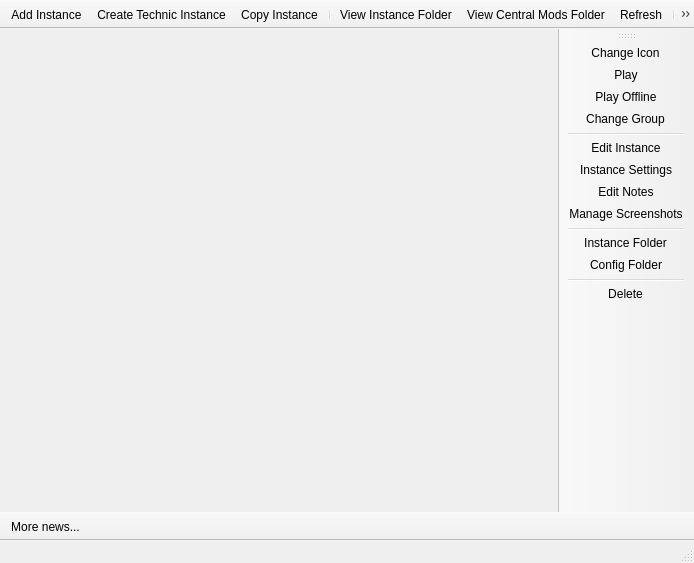
<?xml version="1.0" encoding="UTF-8"?>
<ui version="4.0">
 <class>MainWindow</class>
 <widget class="QMainWindow" name="MainWindow">
  <property name="geometry">
   <rect>
    <x>0</x>
    <y>0</y>
    <width>694</width>
    <height>563</height>
   </rect>
  </property>
  <property name="windowTitle">
   <string>MultiMC 5</string>
  </property>
  <property name="windowIcon">
   <iconset theme="multimc"/>
  </property>
  <widget class="QWidget" name="centralWidget">
   <layout class="QHBoxLayout" name="horizontalLayout">
    <property name="spacing">
     <number>0</number>
    </property>
    <property name="sizeConstraint">
     <enum>QLayout::SetDefaultConstraint</enum>
    </property>
    <property name="leftMargin">
     <number>0</number>
    </property>
    <property name="topMargin">
     <number>0</number>
    </property>
    <property name="rightMargin">
     <number>0</number>
    </property>
    <property name="bottomMargin">
     <number>0</number>
    </property>
   </layout>
  </widget>
  <widget class="QToolBar" name="mainToolBar">
   <property name="windowTitle">
    <string>Main Toolbar</string>
   </property>
   <property name="movable">
    <bool>false</bool>
   </property>
   <property name="allowedAreas">
    <set>Qt::TopToolBarArea</set>
   </property>
   <property name="toolButtonStyle">
    <enum>Qt::ToolButtonIconOnly</enum>
   </property>
   <property name="floatable">
    <bool>false</bool>
   </property>
   <attribute name="toolBarArea">
    <enum>TopToolBarArea</enum>
   </attribute>
   <attribute name="toolBarBreak">
    <bool>false</bool>
   </attribute>
   <addaction name="actionAddInstance"/>
   <addaction name="actionTechnicInstance"/>
   <addaction name="actionCopyInstance"/>
   <addaction name="separator"/>
   <addaction name="actionViewInstanceFolder"/>
   <addaction name="actionViewCentralModsFolder"/>
   <addaction name="actionRefresh"/>
   <addaction name="separator"/>
   <addaction name="actionCheckUpdate"/>
   <addaction name="actionSettings"/>
   <addaction name="separator"/>
   <addaction name="actionReportBug"/>
   <addaction name="actionAbout"/>
   <addaction name="separator"/>
   <addaction name="actionPatreon"/>
   <addaction name="actionCAT"/>
  </widget>
  <widget class="QStatusBar" name="statusBar"/>
  <widget class="QToolBar" name="instanceToolBar">
   <property name="enabled">
    <bool>true</bool>
   </property>
   <property name="windowTitle">
    <string>Instance Toolbar</string>
   </property>
   <property name="allowedAreas">
    <set>Qt::LeftToolBarArea|Qt::RightToolBarArea</set>
   </property>
   <property name="iconSize">
    <size>
     <width>80</width>
     <height>80</height>
    </size>
   </property>
   <property name="toolButtonStyle">
    <enum>Qt::ToolButtonIconOnly</enum>
   </property>
   <property name="floatable">
    <bool>false</bool>
   </property>
   <attribute name="toolBarArea">
    <enum>RightToolBarArea</enum>
   </attribute>
   <attribute name="toolBarBreak">
    <bool>false</bool>
   </attribute>
   <addaction name="actionChangeInstIcon"/>
   <addaction name="actionLaunchInstance"/>
   <addaction name="actionLaunchInstanceOffline"/>
   <addaction name="actionChangeInstGroup"/>
   <addaction name="separator"/>
   <addaction name="actionEditInstance"/>
   <addaction name="actionInstanceSettings"/>
   <addaction name="actionEditInstNotes"/>
   <addaction name="actionScreenshots"/>
   <addaction name="separator"/>
   <addaction name="actionViewSelectedInstFolder"/>
   <addaction name="actionConfig_Folder"/>
   <addaction name="separator"/>
   <addaction name="actionDeleteInstance"/>
  </widget>
  <widget class="QToolBar" name="newsToolBar">
   <property name="windowTitle">
    <string>News Toolbar</string>
   </property>
   <property name="movable">
    <bool>false</bool>
   </property>
   <property name="allowedAreas">
    <set>Qt::BottomToolBarArea</set>
   </property>
   <property name="iconSize">
    <size>
     <width>16</width>
     <height>16</height>
    </size>
   </property>
   <property name="toolButtonStyle">
    <enum>Qt::ToolButtonTextBesideIcon</enum>
   </property>
   <property name="floatable">
    <bool>false</bool>
   </property>
   <attribute name="toolBarArea">
    <enum>BottomToolBarArea</enum>
   </attribute>
   <attribute name="toolBarBreak">
    <bool>false</bool>
   </attribute>
   <addaction name="actionMoreNews"/>
  </widget>
  <action name="actionAddInstance">
   <property name="icon">
    <iconset theme="new">
     <normaloff/>
    </iconset>
   </property>
   <property name="text">
    <string>Add Instance</string>
   </property>
   <property name="toolTip">
    <string>Add a new instance.</string>
   </property>
   <property name="statusTip">
    <string>Add a new instance.</string>
   </property>
  </action>
  <action name="actionViewInstanceFolder">
   <property name="icon">
    <iconset theme="viewfolder">
     <normaloff/>
    </iconset>
   </property>
   <property name="text">
    <string>View Instance Folder</string>
   </property>
   <property name="toolTip">
    <string>Open the instance folder in a file browser.</string>
   </property>
   <property name="statusTip">
    <string>Open the instance folder in a file browser.</string>
   </property>
  </action>
  <action name="actionRefresh">
   <property name="icon">
    <iconset theme="refresh">
     <normaloff/>
    </iconset>
   </property>
   <property name="text">
    <string>Refresh</string>
   </property>
   <property name="toolTip">
    <string>Reload the instance list.</string>
   </property>
   <property name="statusTip">
    <string>Reload the instance list.</string>
   </property>
  </action>
  <action name="actionViewCentralModsFolder">
   <property name="icon">
    <iconset theme="centralmods">
     <normaloff/>
    </iconset>
   </property>
   <property name="text">
    <string>View Central Mods Folder</string>
   </property>
   <property name="toolTip">
    <string>Open the central mods folder in a file browser.</string>
   </property>
   <property name="statusTip">
    <string>Open the central mods folder in a file browser.</string>
   </property>
  </action>
  <action name="actionCheckUpdate">
   <property name="icon">
    <iconset theme="checkupdate">
     <normaloff/>
    </iconset>
   </property>
   <property name="text">
    <string>Check for Updates</string>
   </property>
   <property name="toolTip">
    <string>Check for new updates for MultiMC</string>
   </property>
   <property name="statusTip">
    <string>Check for new updates for MultiMC</string>
   </property>
  </action>
  <action name="actionSettings">
   <property name="icon">
    <iconset theme="settings">
     <normaloff/>
    </iconset>
   </property>
   <property name="text">
    <string>Settings</string>
   </property>
   <property name="toolTip">
    <string>Change settings.</string>
   </property>
   <property name="statusTip">
    <string>Change settings.</string>
   </property>
   <property name="menuRole">
    <enum>QAction::PreferencesRole</enum>
   </property>
  </action>
  <action name="actionReportBug">
   <property name="icon">
    <iconset theme="bug">
     <normaloff/>
    </iconset>
   </property>
   <property name="text">
    <string>Report a Bug</string>
   </property>
   <property name="toolTip">
    <string>Open the bug tracker to report a bug with MultiMC.</string>
   </property>
   <property name="statusTip">
    <string>Open the bug tracker to report a bug with MultiMC.</string>
   </property>
  </action>
  <action name="actionPatreon">
   <property name="icon">
    <iconset theme="patreon">
     <normaloff/>
    </iconset>
   </property>
   <property name="text">
    <string>Support us on Patreon!</string>
   </property>
   <property name="toolTip">
    <string>Open the MultiMC Patreon page.</string>
   </property>
   <property name="statusTip">
    <string>Open the MultiMC Patreon page.</string>
   </property>
  </action>
  <action name="actionMoreNews">
   <property name="icon">
    <iconset theme="news">
     <normaloff/>
    </iconset>
   </property>
   <property name="text">
    <string>More News</string>
   </property>
   <property name="iconText">
    <string>More news...</string>
   </property>
   <property name="toolTip">
    <string>Open the MultiMC development blog to read more news about MultiMC.</string>
   </property>
   <property name="statusTip">
    <string>Open the MultiMC development blog to read more news about MultiMC.</string>
   </property>
  </action>
  <action name="actionAbout">
   <property name="icon">
    <iconset theme="about">
     <normaloff/>
    </iconset>
   </property>
   <property name="text">
    <string>About MultiMC</string>
   </property>
   <property name="toolTip">
    <string>View information about MultiMC.</string>
   </property>
   <property name="statusTip">
    <string>About MultiMC</string>
   </property>
   <property name="menuRole">
    <enum>QAction::AboutRole</enum>
   </property>
  </action>
  <action name="actionLaunchInstance">
   <property name="text">
    <string>Play</string>
   </property>
   <property name="toolTip">
    <string>Launch the selected instance.</string>
   </property>
   <property name="statusTip">
    <string>Launch the selected instance.</string>
   </property>
  </action>
  <action name="actionRenameInstance">
   <property name="text">
    <string>Instance Name</string>
   </property>
   <property name="toolTip">
    <string>Rename the selected instance.</string>
   </property>
   <property name="statusTip">
    <string>Rename the selected instance.</string>
   </property>
  </action>
  <action name="actionChangeInstGroup">
   <property name="text">
    <string>Change Group</string>
   </property>
   <property name="toolTip">
    <string>Change the selected instance's group.</string>
   </property>
   <property name="statusTip">
    <string>Change the selected instance's group.</string>
   </property>
  </action>
  <action name="actionChangeInstIcon">
   <property name="enabled">
    <bool>true</bool>
   </property>
   <property name="icon">
    <iconset resource="../resources/instances/instances.qrc">
     <normaloff>:/icons/instances/infinity</normaloff>:/icons/instances/infinity</iconset>
   </property>
   <property name="text">
    <string>Change Icon</string>
   </property>
   <property name="toolTip">
    <string>Change the selected instance's icon.</string>
   </property>
   <property name="statusTip">
    <string>Change the selected instance's icon.</string>
   </property>
   <property name="iconVisibleInMenu">
    <bool>true</bool>
   </property>
  </action>
  <action name="actionEditInstNotes">
   <property name="text">
    <string>Edit Notes</string>
   </property>
   <property name="toolTip">
    <string>Edit the notes for the selected instance.</string>
   </property>
   <property name="statusTip">
    <string>Edit the notes for the selected instance.</string>
   </property>
  </action>
  <action name="actionEditInstance">
   <property name="text">
    <string>Edit Instance</string>
   </property>
   <property name="iconText">
    <string>Edit Instance</string>
   </property>
   <property name="toolTip">
    <string>Change the instance settings, mods and versions.</string>
   </property>
   <property name="statusTip">
    <string>Change the instance settings, mods and versions.</string>
   </property>
  </action>
  <action name="actionViewSelectedInstFolder">
   <property name="text">
    <string>Instance Folder</string>
   </property>
   <property name="toolTip">
    <string>Open the selected instance's root folder in a file browser.</string>
   </property>
   <property name="statusTip">
    <string>Open the selected instance's root folder in a file browser.</string>
   </property>
  </action>
  <action name="actionDeleteInstance">
   <property name="text">
    <string>Delete</string>
   </property>
   <property name="toolTip">
    <string>Delete the selected instance.</string>
   </property>
   <property name="statusTip">
    <string>Delete the selected instance.</string>
   </property>
  </action>
  <action name="actionConfig_Folder">
   <property name="text">
    <string>Config Folder</string>
   </property>
   <property name="toolTip">
    <string>Open the instance's config folder</string>
   </property>
  </action>
  <action name="actionCAT">
   <property name="checkable">
    <bool>true</bool>
   </property>
   <property name="icon">
    <iconset theme="cat">
     <normaloff/>
    </iconset>
   </property>
   <property name="text">
    <string>Meow</string>
   </property>
   <property name="toolTip">
    <string>&lt;html&gt;&lt;head/&gt;&lt;body&gt;&lt;p align=&quot;center&quot;&gt;It's a fluffy kitty :3&lt;/p&gt;&lt;/body&gt;&lt;/html&gt;</string>
   </property>
  </action>
  <action name="actionCopyInstance">
   <property name="icon">
    <iconset theme="copy">
     <normaloff/>
    </iconset>
   </property>
   <property name="text">
    <string>Copy Instance</string>
   </property>
   <property name="toolTip">
    <string>Copy the selected instance.</string>
   </property>
   <property name="statusTip">
    <string>Add a new instance.</string>
   </property>
  </action>
  <action name="actionManageAccounts">
   <property name="text">
    <string>Manage Accounts</string>
   </property>
   <property name="toolTip">
    <string>Manage your Mojang or Minecraft accounts.</string>
   </property>
  </action>
  <action name="actionLaunchInstanceOffline">
   <property name="text">
    <string>Play Offline</string>
   </property>
   <property name="toolTip">
    <string>Launch the selected instance in offline mode.</string>
   </property>
   <property name="statusTip">
    <string>Launch the selected instance.</string>
   </property>
  </action>
  <action name="actionScreenshots">
   <property name="text">
    <string>Manage Screenshots</string>
   </property>
   <property name="toolTip">
    <string>&lt;html&gt;&lt;head/&gt;&lt;body&gt;&lt;p&gt;View and upload screenshots for this instance&lt;/p&gt;&lt;/body&gt;&lt;/html&gt;</string>
   </property>
  </action>
  <action name="actionInstanceSettings">
   <property name="text">
    <string>Instance Settings</string>
   </property>
   <property name="toolTip">
    <string>Change the settings specific to the instance</string>
   </property>
  </action>
  <action name="actionTechnicInstance">
   <property name="icon">
    <iconset theme="technic"/>
   </property>
   <property name="text">
    <string>Create Technic Instance</string>
   </property>
  </action>
 </widget>
 <layoutdefault spacing="6" margin="11"/>
 <resources>
  <include location="../resources/pe_dark/pe_dark.qrc"/>
  <include location="../resources/pe_light/pe_light.qrc"/>
  <include location="../resources/pe_blue/pe_blue.qrc"/>
  <include location="../resources/pe_colored/pe_colored.qrc"/>
  <include location="../resources/multimc/multimc.qrc"/>
  <include location="../resources/instances/instances.qrc"/>
  <include location="../resources/OSX/OSX.qrc"/>
  <include location="../resources/iOS/iOS.qrc"/>
 </resources>
 <connections/>
</ui>
